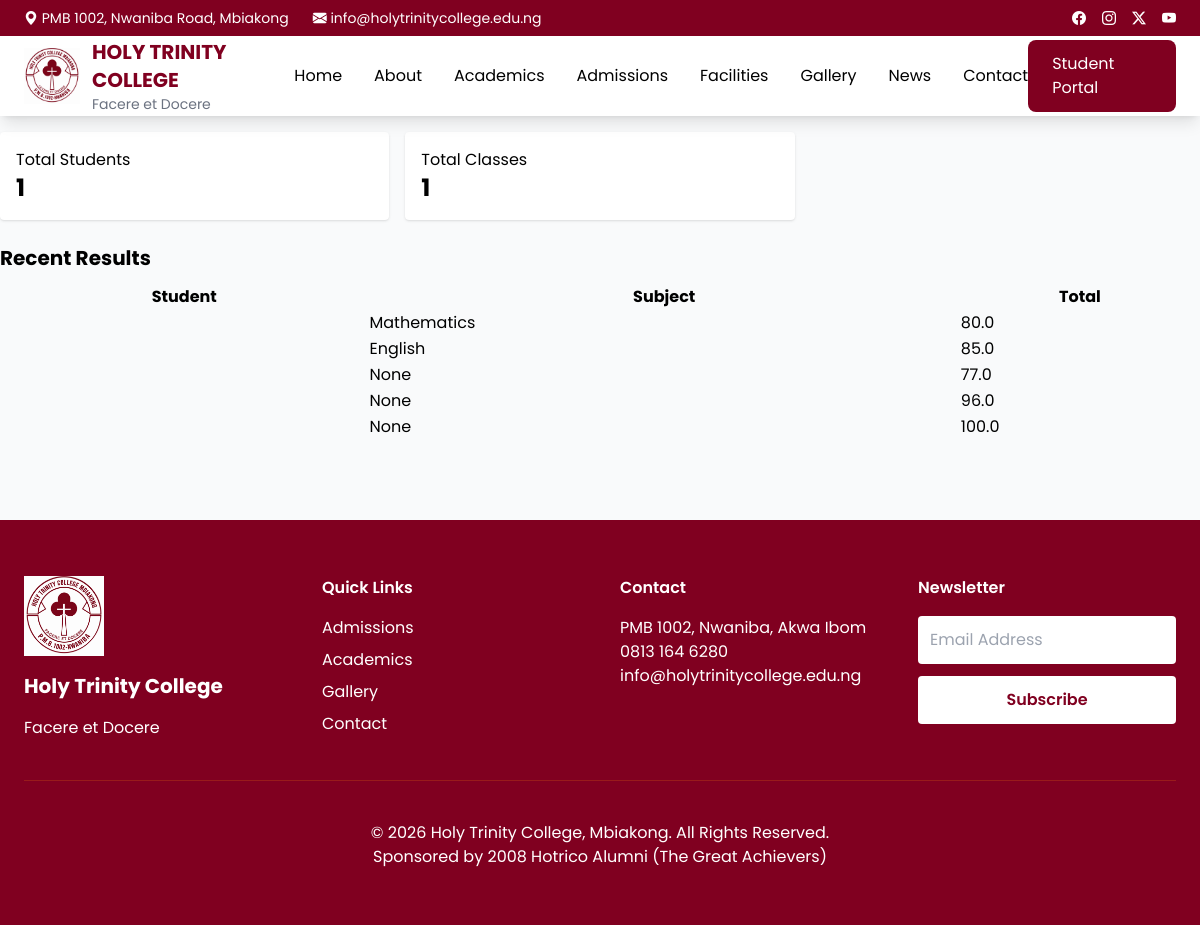
/dashboard/admin-dashboard/, run on the app's committed database.
### academics/models.py (models this page shows, shortened)
class Result(models.Model):
    registration = models.ForeignKey(
        CourseRegistration,
        on_delete=models.CASCADE
    )
    subject = models.ForeignKey(
    Subject,
    on_delete=models.CASCADE,
    null=True,
    blank=True
    )
    teacher = models.ForeignKey(
        Teacher,
        on_delete=models.CASCADE
    )
    test = models.FloatField(default=0)
    exam = models.FloatField(default=0)
    total = models.FloatField(
        default=0
    )
    grade = models.CharField(
        max_length=2,
        default='F',
        blank=True,
        null=True
    )
    remark = models.CharField(
        max_length=100,
        default='Pending',
        blank=True,
        null=True
    )
    teacher_comment = models.TextField(
        blank=True,
        null=True,
        default=''
    )

class Subject(models.Model):
    name = models.CharField(max_length=100)
    def __str__(self):
        return self.name

### dashboard/views.py (the view)
# urls.py: path('admin-dashboard/', AdminDashboardView.as_view(), name='admin_dashboard'),
class AdminDashboardView(TemplateView):
    template_name = 'dashboard/admin.html'
    def get_context_data(self, **kwargs):
        context = super().get_context_data(**kwargs)
        context['total_students'] = Student.objects.count()
        context['total_classes'] = ClassRoom.objects.count()
        context['results'] = Result.objects.all()[:5]
        return context

### templates/dashboard/admin.html
{% extends 'base.html' %}
{% block content %}
<div class="grid md:grid-cols-3 gap-4">
    <div class="bg-white p-4 rounded shadow">
        <h3>Total Students</h3>
        <p class="text-2xl font-bold">{{ total_students }}</p>
    </div>
    <div class="bg-white p-4 rounded shadow">
        <h3>Total Classes</h3>
        <p class="text-2xl font-bold">{{ total_classes }}</p>
    </div>
</div>
<h2 class="mt-6 text-xl font-bold">Recent Results</h2>
<table class="w-full mt-3">
    <tr>
        <th>Student</th>
        <th>Subject</th>
        <th>Total</th>
    </tr>
    {% for r in results %}
    <tr>
        <td>{{ r.student }}</td>
        <td>{{ r.subject }}</td>
        <td>{{ r.total }}</td>
    </tr>
    {% endfor %}
</table>
{% endblock %}

### templates/base.html (style rules this page uses)
body { font-family:'Poppins',sans-serif; }

### data on the page
Result: subject "Mathematics", total "80.0"
Result: subject "English", total "85.0"
Result: subject "None", total "77.0"
Result: subject "None", total "96.0"
Result: subject "None", total "100.0"

### other printed values
{{ total_students }} "1"
{{ total_classes }} "1"
